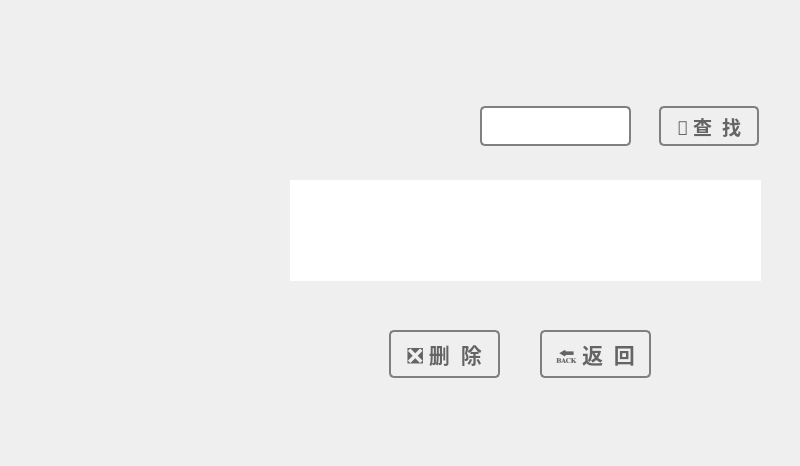
<?xml version="1.0" encoding="UTF-8"?>
<ui version="4.0">
 <class>DeleteDialog</class>
 <widget class="QDialog" name="DeleteDialog">
  <property name="geometry">
   <rect>
    <x>0</x>
    <y>0</y>
    <width>800</width>
    <height>466</height>
   </rect>
  </property>
  <property name="windowTitle">
   <string>Dialog</string>
  </property>
  <property name="styleSheet">
   <string notr="true">QDialog#DeleteDialog
{
	background-image: url(:/images/DeleteDialog.png);
background-repeat: no-repeat;  /* 防止图片重复 */
}
</string>
  </property>
  <widget class="QTableView" name="tableView">
   <property name="geometry">
    <rect>
     <x>290</x>
     <y>180</y>
     <width>471</width>
     <height>101</height>
    </rect>
   </property>
   <property name="font">
    <font>
     <family>微软雅黑</family>
     <pointsize>16</pointsize>
     <bold>true</bold>
    </font>
   </property>
   <property name="styleSheet">
    <string notr="true">background-color: rgb(255, 255, 255);
color: rgb(68, 68, 68);
border:tranparent;</string>
   </property>
  </widget>
  <widget class="QPushButton" name="pushButton_del">
   <property name="geometry">
    <rect>
     <x>389</x>
     <y>330</y>
     <width>111</width>
     <height>48</height>
    </rect>
   </property>
   <property name="font">
    <font>
     <family>微软雅黑</family>
     <pointsize>16</pointsize>
     <bold>true</bold>
    </font>
   </property>
   <property name="styleSheet">
    <string notr="true">QPushButton {
background:qlineargradient(spread:pad, x1:0, y1:0, x2:0, y2:1, 
stop:0 rgba(233, 233, 233, 255), 
stop:0.35 rgba(220, 220, 220, 255), 
stop:0.5 rgba(213, 213, 213, 255), 
stop:0.65 rgba(230, 230, 230, 255), 
stop:1 rgba(242, 242, 242, 255));
 border: 2px solid rgb(128,126,126);
 border-radius: 5px;
	color: rgb(100, 100, 100);
}
QPushButton:hover{
        background:qlineargradient(spread:pad, x1:0, y1:0, x2:0, y2:1, 
stop:0 rgba(250, 250, 250, 255), 
stop:0.5 rgba(255, 255, 255, 255), 
stop:1 rgba(250, 250, 250, 255));
 border: 2px solid rgb(63,140,161);
 border-radius: 5px;
}
 
QPushButton:pressed{
        background:qlineargradient(spread:pad, x1:0, y1:0, x2:0, y2:1, 
stop:0 rgba(255, 255, 255, 255), 
stop:0.5 rgba(235, 247, 253, 255), 
stop:1 rgba(213, 237, 250, 255));
 border: 2px solid rgb(3,110,183);
 border-radius: 5px;
}</string>
   </property>
   <property name="text">
    <string>❎ 删  除</string>
   </property>
  </widget>
  <widget class="QPushButton" name="pushButton_return">
   <property name="geometry">
    <rect>
     <x>540</x>
     <y>330</y>
     <width>111</width>
     <height>48</height>
    </rect>
   </property>
   <property name="font">
    <font>
     <family>微软雅黑</family>
     <pointsize>16</pointsize>
     <bold>true</bold>
    </font>
   </property>
   <property name="styleSheet">
    <string notr="true">QPushButton {
background:qlineargradient(spread:pad, x1:0, y1:0, x2:0, y2:1, 
stop:0 rgba(233, 233, 233, 255), 
stop:0.35 rgba(220, 220, 220, 255), 
stop:0.5 rgba(213, 213, 213, 255), 
stop:0.65 rgba(230, 230, 230, 255), 
stop:1 rgba(242, 242, 242, 255));
 border: 2px solid rgb(128,126,126);
 border-radius: 5px;
	color: rgb(100, 100, 100);
}
QPushButton:hover{
        background:qlineargradient(spread:pad, x1:0, y1:0, x2:0, y2:1, 
stop:0 rgba(250, 250, 250, 255), 
stop:0.5 rgba(255, 255, 255, 255), 
stop:1 rgba(250, 250, 250, 255));
 border: 2px solid rgb(63,140,161);
 border-radius: 5px;
}
 
QPushButton:pressed{
        background:qlineargradient(spread:pad, x1:0, y1:0, x2:0, y2:1, 
stop:0 rgba(255, 255, 255, 255), 
stop:0.5 rgba(235, 247, 253, 255), 
stop:1 rgba(213, 237, 250, 255));
 border: 2px solid rgb(3,110,183);
 border-radius: 5px;
}</string>
   </property>
   <property name="text">
    <string>🔙 返  回</string>
   </property>
  </widget>
  <widget class="QLineEdit" name="lineEdit">
   <property name="geometry">
    <rect>
     <x>480</x>
     <y>106</y>
     <width>151</width>
     <height>40</height>
    </rect>
   </property>
   <property name="font">
    <font>
     <family>Candara</family>
     <pointsize>16</pointsize>
     <bold>true</bold>
    </font>
   </property>
   <property name="styleSheet">
    <string notr="true">border: 2px solid gray;  /* QComboBox的边框 */
border-radius:5px;
color: rgb(100,100, 100);
background-color: rgb(255, 255, 255);</string>
   </property>
  </widget>
  <widget class="QPushButton" name="pushButton_find">
   <property name="geometry">
    <rect>
     <x>659</x>
     <y>106</y>
     <width>100</width>
     <height>40</height>
    </rect>
   </property>
   <property name="font">
    <font>
     <family>微软雅黑</family>
     <pointsize>14</pointsize>
     <bold>true</bold>
    </font>
   </property>
   <property name="styleSheet">
    <string notr="true">QPushButton {
background:qlineargradient(spread:pad, x1:0, y1:0, x2:0, y2:1, 
stop:0 rgba(233, 233, 233, 255), 
stop:0.35 rgba(220, 220, 220, 255), 
stop:0.5 rgba(213, 213, 213, 255), 
stop:0.65 rgba(230, 230, 230, 255), 
stop:1 rgba(242, 242, 242, 255));
 border: 2px solid rgb(128,126,126);
 border-radius: 5px;
	color: rgb(100, 100, 100);
}
QPushButton:hover{
        background:qlineargradient(spread:pad, x1:0, y1:0, x2:0, y2:1, 
stop:0 rgba(250, 250, 250, 255), 
stop:0.5 rgba(255, 255, 255, 255), 
stop:1 rgba(250, 250, 250, 255));
 border: 2px solid rgb(63,140,161);
 border-radius: 5px;
}
 
QPushButton:pressed{
        background:qlineargradient(spread:pad, x1:0, y1:0, x2:0, y2:1, 
stop:0 rgba(255, 255, 255, 255), 
stop:0.5 rgba(235, 247, 253, 255), 
stop:1 rgba(213, 237, 250, 255));
 border: 2px solid rgb(3,110,183);
 border-radius: 5px;
}</string>
   </property>
   <property name="text">
    <string>🔎 查  找</string>
   </property>
  </widget>
 </widget>
 <resources/>
 <connections/>
</ui>
